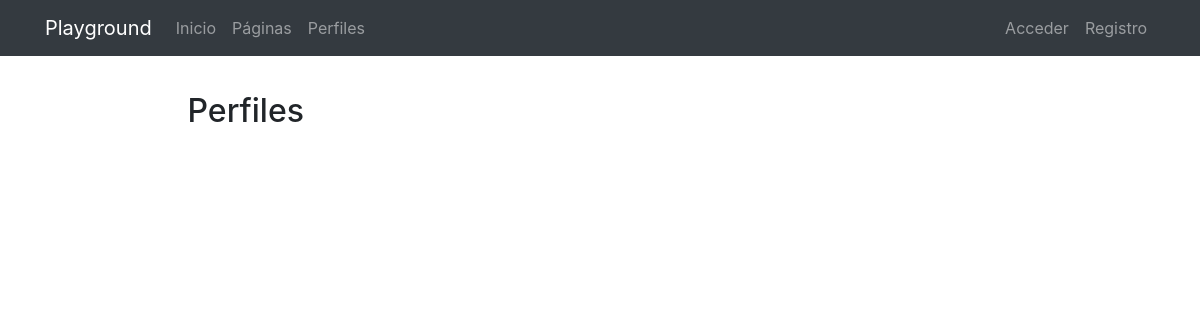
Page /profiles/ on the earlier database version.
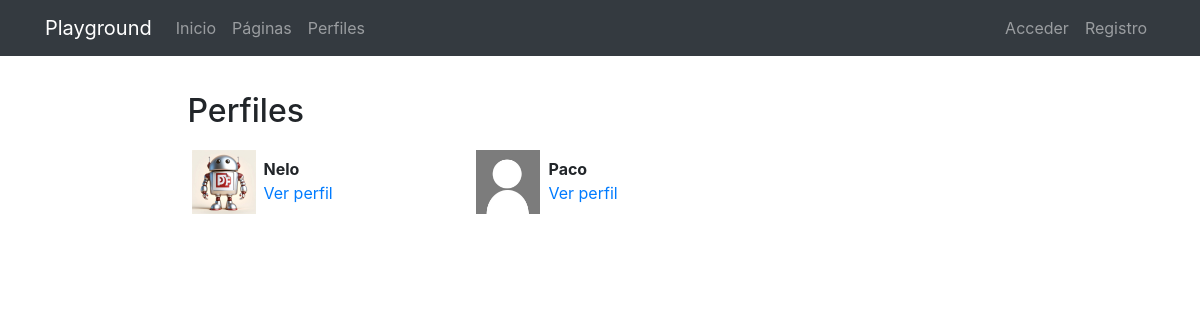
Same page on the later database version.
### registration/models.py (models this page shows)
class Profile(models.Model):
    user = models.OneToOneField(User, on_delete=models.CASCADE)
    avatar = models.ImageField(upload_to=custom_upload_to, null=True, blank=True)
    bio = models.TextField(null=True, blank=True)
    link = models.URLField(max_length=200, null=True, blank=True)
    class Meta:
        ordering = ['user__username']

### profiles/views.py (the view)
# urls.py: path('', ProfileListView.as_view(), name='list'),
class ProfileListView(ListView):
    model = Profile
    template_name = 'profiles/profile_list.html'
    paginate_by = 6

### profiles/templates/profiles/profile_list.html (shortened to what this page needs)
{% extends 'core/base.html' %}
{% load static %}
{% block content %}
<main role="main">
  <div class="container">
    <div class="row mt-3">
      <div class="col-md-9 mx-auto mb-5">
        <h2>Perfiles</h2>
        <div class="row">
          {% for profile in profile_list %}
            <div class="col-md-4 mt-2 mb-3 ">
              <div class="row p-1">
                <div class="col-md-12">
                  {% if profile.avatar %}
                    <img src="{{profile.avatar.url}}" class="img-fluid profile-avatar">
                  {% else %}
                    <img src="{% static 'registration/img/no-avatar.jpg' %}" class="img-fluid profile-avatar">
                  {% endif %}
                  <p class="profile-data">
                    <b>{{profile.user|truncatechars:"16"}}</b><br>
                    <a href="{% url 'profiles:detail' profile.user %}">Ver perfil</a>
                  </p>
                </div>
              </div>
            </div>
          {% endfor %}
        </div>
      </div>
    </div>
  </div>
</main>
{% endblock %}

Differences in the rows shown:
added Profile: avatar (picture), user "Nelo"
added Profile: user "Paco"
